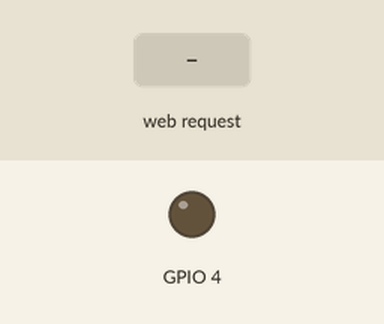
The sketch below on a simulated ESP32. On the bench: output pins drawn as LEDs (lit = HIGH). The test bench sets the inputs (shaded band). The camera gives no picture.

Above: at 1.5 s.
1.6 s: HTTP request GET /flash?state=1 received
At 2.3 s:
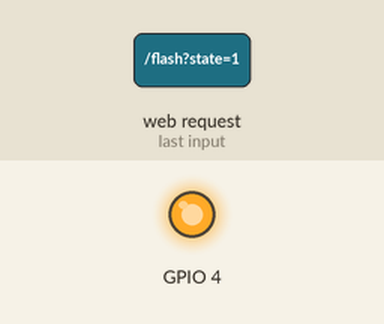
3.1 s: HTTP request GET /flash?state=S received
At 4.3 s:
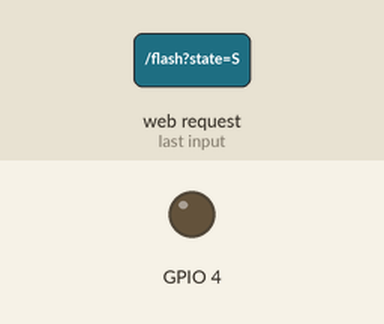
4.6 s: HTTP request GET /flash?state=120 received
At 5.6 s:
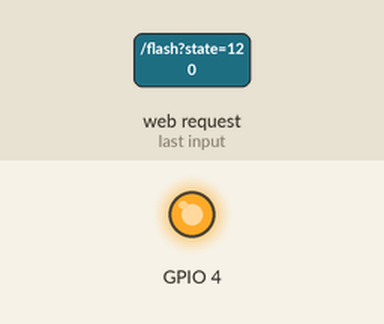
Timing chart, 0 to 7.6 s (numbered marks = the images above; inputs shaded):
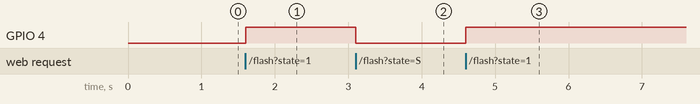

Measured:
- after the input at 1.6 s, GPIO 4: LOW → HIGH at once
- after the input at 3.1 s, GPIO 4: HIGH → LOW at once
- after the input at 4.6 s, GPIO 4: LOW → HIGH at once

The sketch:

ESP32CAM1.ino
```cpp
#include "esp_camera.h"
#include <WiFi.h>
#include <WebServer.h>

#define CAMERA_MODEL_AI_THINKER
#include "camera_pins.h"

const char *ssid = "Caisse_CAM";
const char *password = "12345678";

// Liaison série matérielle 2 vers l'Arduino (GPIO 14 = RX, GPIO 15 = TX)
HardwareSerial ArduinoSerial(2);

// Serveur HTTP sur le port 80 pour faire le pont avec Python
WebServer server(80);

bool scanRequested = false;

void handleCheckScan() {
  if (scanRequested) {
    scanRequested = false;
    server.send(200, "text/plain", "SCAN");
  } else {
    server.send(200, "text/plain", "IDLE");
  }
}

void handleResultat() {
  if (server.hasArg("msg")) {
    String msg = server.arg("msg");
    ArduinoSerial.println(msg); // Transmet la réponse à l'Arduino via GPIO 15 -> A0
    server.send(200, "text/plain", "OK");
  } else {
    server.send(400, "text/plain", "BAD PARAM");
  }
}

void handleFlash() {
  if (server.hasArg("state")) {
    int st = server.arg("state").toInt();
    digitalWrite(4, st ? HIGH : LOW);
  }
  server.send(200, "text/plain", "OK");
}

void startCameraServer();

void setup() {
  Serial.begin(115200);

  // Broche Flash (GPIO 4)
  pinMode(4, OUTPUT);
  digitalWrite(4, LOW);

  // Initialisation de la liaison vers l'Arduino
  ArduinoSerial.begin(9600, SERIAL_8N1, 14, 15);

  camera_config_t config;
  config.ledc_channel = LEDC_CHANNEL_0;
  config.ledc_timer = LEDC_TIMER_0;
  config.pin_d0 = Y2_GPIO_NUM;
  config.pin_d1 = Y3_GPIO_NUM;
  config.pin_d2 = Y4_GPIO_NUM;
  config.pin_d3 = Y5_GPIO_NUM;
  config.pin_d4 = Y6_GPIO_NUM;
  config.pin_d5 = Y7_GPIO_NUM;
  config.pin_d6 = Y8_GPIO_NUM;
  config.pin_d7 = Y9_GPIO_NUM;
  config.pin_xclk = XCLK_GPIO_NUM;
  config.pin_pclk = PCLK_GPIO_NUM;
  config.pin_vsync = VSYNC_GPIO_NUM;
  config.pin_href = HREF_GPIO_NUM;
  config.pin_sccb_sda = SIOD_GPIO_NUM;
  config.pin_sccb_scl = SIOC_GPIO_NUM;
  config.pin_pwdn = PWDN_GPIO_NUM;
  config.pin_reset = RESET_GPIO_NUM;
  config.xclk_freq_hz = 20000000;
  config.pixel_format = PIXFORMAT_JPEG;

  if (psramFound()) {
    config.frame_size = FRAMESIZE_VGA;
    config.jpeg_quality = 10;
    config.fb_count = 2;
  } else {
    config.frame_size = FRAMESIZE_SVGA;
    config.jpeg_quality = 12;
    config.fb_count = 1;
  }

  esp_err_t err = esp_camera_init(&config);
  if (err != ESP_OK) {
    return;
  }

  sensor_t * s = esp_camera_sensor_get();
  if (s != NULL) {
    s->set_vflip(s, 1);
    s->set_hmirror(s, 0);
  }

  WiFi.softAP(ssid, password);

  // Configuration des routes du serveur HTTP
  server.on("/check_scan", handleCheckScan);
  server.on("/resultat", handleResultat);
  server.on("/flash", handleFlash);
  server.begin();

  startCameraServer(); // Stream vidéo sur port 81
}

void loop() {
  server.handleClient();

  // Écoute directe du signal 'S' envoyé par l'Arduino via le pont diviseur (GPIO 14)
  if (ArduinoSerial.available()) {
    String msg = ArduinoSerial.readStringUntil('\n');
    msg.trim();
    if (msg.indexOf("S") != -1) {
      // Déclenchement matériel instantané du flash
      digitalWrite(4, HIGH);
      scanRequested = true;
    }
  }
  delay(5);
}
```

camera_pins.h
```cpp
#if defined(CAMERA_MODEL_WROVER_KIT)
#define PWDN_GPIO_NUM  -1
#define RESET_GPIO_NUM -1
#define XCLK_GPIO_NUM  21
#define SIOD_GPIO_NUM  26
#define SIOC_GPIO_NUM  27

#define Y9_GPIO_NUM    35
#define Y8_GPIO_NUM    34
#define Y7_GPIO_NUM    39
#define Y6_GPIO_NUM    36
#define Y5_GPIO_NUM    19
#define Y4_GPIO_NUM    18
#define Y3_GPIO_NUM    5
#define Y2_GPIO_NUM    4
#define VSYNC_GPIO_NUM 25
#define HREF_GPIO_NUM  23
#define PCLK_GPIO_NUM  22

#elif defined(CAMERA_MODEL_ESP_EYE)
#define PWDN_GPIO_NUM  -1
#define RESET_GPIO_NUM -1
#define XCLK_GPIO_NUM  4
#define SIOD_GPIO_NUM  18
#define SIOC_GPIO_NUM  23

#define Y9_GPIO_NUM    36
#define Y8_GPIO_NUM    37
#define Y7_GPIO_NUM    38
#define Y6_GPIO_NUM    39
#define Y5_GPIO_NUM    35
#define Y4_GPIO_NUM    14
#define Y3_GPIO_NUM    13
#define Y2_GPIO_NUM    34
#define VSYNC_GPIO_NUM 5
#define HREF_GPIO_NUM  27
#define PCLK_GPIO_NUM  25

#define LED_GPIO_NUM 22

#elif defined(CAMERA_MODEL_M5STACK_PSRAM)
#define PWDN_GPIO_NUM  -1
#define RESET_GPIO_NUM 15
#define XCLK_GPIO_NUM  27
#define SIOD_GPIO_NUM  25
#define SIOC_GPIO_NUM  23

#define Y9_GPIO_NUM    19
#define Y8_GPIO_NUM    36
#define Y7_GPIO_NUM    18
#define Y6_GPIO_NUM    39
#define Y5_GPIO_NUM    5
#define Y4_GPIO_NUM    34
#define Y3_GPIO_NUM    35
#define Y2_GPIO_NUM    32
#define VSYNC_GPIO_NUM 22
#define HREF_GPIO_NUM  26
#define PCLK_GPIO_NUM  21

#elif defined(CAMERA_MODEL_M5STACK_V2_PSRAM)
#define PWDN_GPIO_NUM  -1
#define RESET_GPIO_NUM 15
#define XCLK_GPIO_NUM  27
#define SIOD_GPIO_NUM  22
#define SIOC_GPIO_NUM  23

#define Y9_GPIO_NUM    19
#define Y8_GPIO_NUM    36
#define Y7_GPIO_NUM    18
#define Y6_GPIO_NUM    39
#define Y5_GPIO_NUM    5
#define Y4_GPIO_NUM    34
#define Y3_GPIO_NUM    35
#define Y2_GPIO_NUM    32
#define VSYNC_GPIO_NUM 25
#define HREF_GPIO_NUM  26
#define PCLK_GPIO_NUM  21

#elif defined(CAMERA_MODEL_M5STACK_WIDE)
#define PWDN_GPIO_NUM  -1
#define RESET_GPIO_NUM 15
#define XCLK_GPIO_NUM  27
#define SIOD_GPIO_NUM  22
#define SIOC_GPIO_NUM  23

#define Y9_GPIO_NUM    19
#define Y8_GPIO_NUM    36
#define Y7_GPIO_NUM    18
#define Y6_GPIO_NUM    39
#define Y5_GPIO_NUM    5
#define Y4_GPIO_NUM    34
#define Y3_GPIO_NUM    35
#define Y2_GPIO_NUM    32
#define VSYNC_GPIO_NUM 25
#define HREF_GPIO_NUM  26
#define PCLK_GPIO_NUM  21

#define LED_GPIO_NUM 2

#elif defined(CAMERA_MODEL_M5STACK_ESP32CAM)
#define PWDN_GPIO_NUM  -1
#define RESET_GPIO_NUM 15
#define XCLK_GPIO_NUM  27
#define SIOD_GPIO_NUM  25
#define SIOC_GPIO_NUM  23

#define Y9_GPIO_NUM    19
#define Y8_GPIO_NUM    36
#define Y7_GPIO_NUM    18
#define Y6_GPIO_NUM    39
#define Y5_GPIO_NUM    5
#define Y4_GPIO_NUM    34
#define Y3_GPIO_NUM    35
#define Y2_GPIO_NUM    17
#define VSYNC_GPIO_NUM 22
#define HREF_GPIO_NUM  26
#define PCLK_GPIO_NUM  21

#elif defined(CAMERA_MODEL_M5STACK_UNITCAM)
#define PWDN_GPIO_NUM  -1
#define RESET_GPIO_NUM 15
#define XCLK_GPIO_NUM  27
#define SIOD_GPIO_NUM  25
#define SIOC_GPIO_NUM  23

#define Y9_GPIO_NUM    19
#define Y8_GPIO_NUM    36
#define Y7_GPIO_NUM    18
#define Y6_GPIO_NUM    39
#define Y5_GPIO_NUM    5
#define Y4_GPIO_NUM    34
#define Y3_GPIO_NUM    35
#define Y2_GPIO_NUM    32
#define VSYNC_GPIO_NUM 22
#define HREF_GPIO_NUM  26
#define PCLK_GPIO_NUM  21

#elif defined(CAMERA_MODEL_M5STACK_CAMS3_UNIT)
#define PWDN_GPIO_NUM  -1
#define RESET_GPIO_NUM 21
#define XCLK_GPIO_NUM  11
#define SIOD_GPIO_NUM  17
#define SIOC_GPIO_NUM  41

#define Y9_GPIO_NUM    13
#define Y8_GPIO_NUM    4
#define Y7_GPIO_NUM    10
#define Y6_GPIO_NUM    5
#define Y5_GPIO_NUM    7
#define Y4_GPIO_NUM    16
#define Y3_GPIO_NUM    15
#define Y2_GPIO_NUM    6
#define VSYNC_GPIO_NUM 42
#define HREF_GPIO_NUM  18
#define PCLK_GPIO_NUM  12

#define LED_GPIO_NUM 14

#elif defined(CAMERA_MODEL_AI_THINKER)
#define PWDN_GPIO_NUM  32
#define RESET_GPIO_NUM -1
#define XCLK_GPIO_NUM  0
#define SIOD_GPIO_NUM  26
#define SIOC_GPIO_NUM  27

#define Y9_GPIO_NUM    35
#define Y8_GPIO_NUM    34
#define Y7_GPIO_NUM    39
#define Y6_GPIO_NUM    36
#define Y5_GPIO_NUM    21
#define Y4_GPIO_NUM    19
#define Y3_GPIO_NUM    18
#define Y2_GPIO_NUM    5
#define VSYNC_GPIO_NUM 25
#define HREF_GPIO_NUM  23
#define PCLK_GPIO_NUM  22

// 4 for flash led or 33 for normal led
#define LED_GPIO_NUM   4

#elif defined(CAMERA_MODEL_TTGO_T_JOURNAL)
#define PWDN_GPIO_NUM  0
#define RESET_GPIO_NUM 15
#define XCLK_GPIO_NUM  27
#define SIOD_GPIO_NUM  25
#define SIOC_GPIO_NUM  23

#define Y9_GPIO_NUM    19
#define Y8_GPIO_NUM    36
#define Y7_GPIO_NUM    18
#define Y6_GPIO_NUM    39
#define Y5_GPIO_NUM    5
#define Y4_GPIO_NUM    34
#define Y3_GPIO_NUM    35
#define Y2_GPIO_NUM    17
#define VSYNC_GPIO_NUM 22
#define HREF_GPIO_NUM  26
#define PCLK_GPIO_NUM  21

#elif defined(CAMERA_MODEL_XIAO_ESP32S3)
#define PWDN_GPIO_NUM  -1
#define RESET_GPIO_NUM -1
#define XCLK_GPIO_NUM  10
#define SIOD_GPIO_NUM  40
#define SIOC_GPIO_NUM  39

#define Y9_GPIO_NUM    48
#define Y8_GPIO_NUM    11
#define Y7_GPIO_NUM    12
#define Y6_GPIO_NUM    14
#define Y5_GPIO_NUM    16
#define Y4_GPIO_NUM    18
#define Y3_GPIO_NUM    17
#define Y2_GPIO_NUM    15
#define VSYNC_GPIO_NUM 38
#define HREF_GPIO_NUM  47
#define PCLK_GPIO_NUM  13

#elif defined(CAMERA_MODEL_ESP32_CAM_BOARD)
// The 18 pin header on the board has Y5 and Y3 swapped
#define USE_BOARD_HEADER 0
#define PWDN_GPIO_NUM    32
#define RESET_GPIO_NUM   33
#define XCLK_GPIO_NUM    4
#define SIOD_GPIO_NUM    18
#define SIOC_GPIO_NUM    23

#define Y9_GPIO_NUM 36
#define Y8_GPIO_NUM 19
#define Y7_GPIO_NUM 21
#define Y6_GPIO_NUM 39
#if USE_BOARD_HEADER
#define Y5_GPIO_NUM 13
#else
#define Y5_GPIO_NUM 35
#endif
#define Y4_GPIO_NUM 14
#if USE_BOARD_HEADER
#define Y3_GPIO_NUM 35
#else
#define Y3_GPIO_NUM 13
#endif
#define Y2_GPIO_NUM    34
#define VSYNC_GPIO_NUM 5
#define HREF_GPIO_NUM  27
#define PCLK_GPIO_NUM  25

#elif defined(CAMERA_MODEL_ESP32S3_CAM_LCD)
#define PWDN_GPIO_NUM  -1
#define RESET_GPIO_NUM -1
#define XCLK_GPIO_NUM  40
#define SIOD_GPIO_NUM  17
#define SIOC_GPIO_NUM  18

#define Y9_GPIO_NUM    39
#define Y8_GPIO_NUM    41
#define Y7_GPIO_NUM    42
#define Y6_GPIO_NUM    12
#define Y5_GPIO_NUM    3
#define Y4_GPIO_NUM    14
#define Y3_GPIO_NUM    47
#define Y2_GPIO_NUM    13
#define VSYNC_GPIO_NUM 21
#define HREF_GPIO_NUM  38
#define PCLK_GPIO_NUM  11

#elif defined(CAMERA_MODEL_ESP32S2_CAM_BOARD)
// The 18 pin header on the board has Y5 and Y3 swapped
#define USE_BOARD_HEADER 0
#define PWDN_GPIO_NUM    1
#define RESET_GPIO_NUM   2
#define XCLK_GPIO_NUM    42
#define SIOD_GPIO_NUM    41
#define SIOC_GPIO_NUM    18

#define Y9_GPIO_NUM 16
#define Y8_GPIO_NUM 39
#define Y7_GPIO_NUM 40
#define Y6_GPIO_NUM 15
#if USE_BOARD_HEADER
#define Y5_GPIO_NUM 12
#else
#define Y5_GPIO_NUM 13
#endif
#define Y4_GPIO_NUM 5
#if USE_BOARD_HEADER
#define Y3_GPIO_NUM 13
#else
#define Y3_GPIO_NUM 12
#endif
#define Y2_GPIO_NUM    14
#define VSYNC_GPIO_NUM 38
#define HREF_GPIO_NUM  4
#define PCLK_GPIO_NUM  3

#elif defined(CAMERA_MODEL_ESP32S3_EYE)
#define PWDN_GPIO_NUM  -1
#define RESET_GPIO_NUM -1
#define XCLK_GPIO_NUM  15
#define SIOD_GPIO_NUM  4
#define SIOC_GPIO_NUM  5

#define Y2_GPIO_NUM 11
#define Y3_GPIO_NUM 9
#define Y4_GPIO_NUM 8
#define Y5_GPIO_NUM 10
#define Y6_GPIO_NUM 12
#define Y7_GPIO_NUM 18
#define Y8_GPIO_NUM 17
#define Y9_GPIO_NUM 16

#define VSYNC_GPIO_NUM 6
#define HREF_GPIO_NUM  7
#define PCLK_GPIO_NUM  13

#elif defined(CAMERA_MODEL_DFRobot_FireBeetle2_ESP32S3) || defined(CAMERA_MODEL_DFRobot_Romeo_ESP32S3)
#define PWDN_GPIO_NUM  -1
#define RESET_GPIO_NUM -1
#define XCLK_GPIO_NUM  45
#define SIOD_GPIO_NUM  1
#define SIOC_GPIO_NUM  2

#define Y9_GPIO_NUM    48
#define Y8_GPIO_NUM    46
#define Y7_GPIO_NUM    8
#define Y6_GPIO_NUM    7
#define Y5_GPIO_NUM    4
#define Y4_GPIO_NUM    41
#define Y3_GPIO_NUM    40
#define Y2_GPIO_NUM    39
#define VSYNC_GPIO_NUM 6
#define HREF_GPIO_NUM  42
#define PCLK_GPIO_NUM  5

#else
#error "Camera model not selected"
#endif
```
